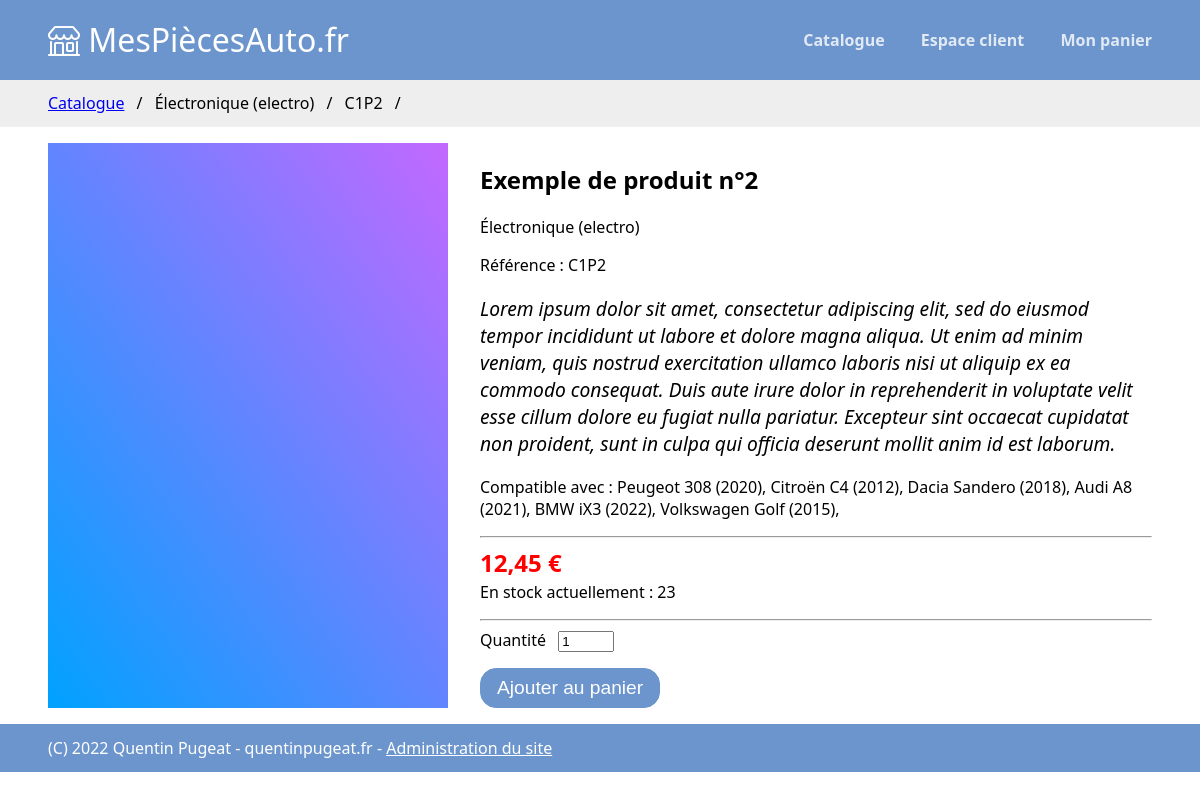
/catalogue/2/, run on the app's committed database.
### boutique/models.py (models this page shows, shortened)
class Categorie(models.Model):
    slug = models.CharField(max_length=50, unique=True,
                            help_text='Indiquer une version simplifiée du nom de la catégorie, sans espace.')
    nom = models.CharField(max_length=100)
    class Meta:
        verbose_name = 'catégorie'
    def __str__(self):
        return f"{self.nom} ({self.slug})"

class Produit(models.Model):
    reference = models.CharField(max_length=50, verbose_name='référence', help_text='Numéro ou code permettant d\'identifier votre produit')
    nom = models.CharField(max_length=255)
    descriptif = models.TextField(
        help_text='Donner une description aussi précise que possible')
    prix_ttc = models.DecimalField(
        decimal_places=2, max_digits=5, verbose_name='prix TTC')
    stock = models.IntegerField(
        help_text='Nombre de pièces actuellement en stock')
    categorie = models.ForeignKey(
        to=Categorie, on_delete=models.RESTRICT, verbose_name='Catégorie')
    modeles_compatibles = models.ManyToManyField(
        to=Modele, verbose_name='Modèles compatibles')

class Modele(models.Model):
    nom = models.CharField(max_length=200)
    annee = models.IntegerField(verbose_name='année')
    constructeur = models.ForeignKey(
        to=Constructeur, on_delete=models.RESTRICT)
    class Meta:
        verbose_name = 'modèle de véhicule'
        verbose_name_plural = 'modèles de véhicule'

class Constructeur(models.Model):
    slug = models.CharField(max_length=200)
    nom = models.CharField(max_length=200)
    def __str__(self):
        return self.nom

### boutique/views/catalogue.py (the view)
# urls.py: path('catalogue/<int:product_id>/', catalogue.view_product, name='view_product'),
@cache_page(60)
def view_product(request, product_id, msg=''):
    product = Produit.objects.get(id=product_id)
    if product.stock == 0:
        msg = 'Ce produit est indisponible pour le moment.'
    context = {
        'breadcrumb': [
            {'url': '/catalogue/', 'title': 'Catalogue', 'active': True},
            {'url': f'/catalogue/',
             'title': product.categorie, 'active': False},
            {'url': f'/catalogue/{product_id}',
             'title': product.reference, 'active': False}
        ],
        'product': product,
        'modeles_compatibles': product.modeles_compatibles.all(),
        'msg': msg
    }
    return render(request, 'catalogue/product_view.html', context)

### boutique/templates/catalogue/product_view.html (shortened to what this page needs)
{% extends "base.html" %}
{% block content %}
<div class="catalogue-global-div">
    <div class="catalogue-image"></div>
    <div class="catalogue-content">
        <h2>{{product.nom}}</h2>
        <p>{{product.categorie}}</p>
        <p>Référence : {{product.reference}}</p>
        <p class="produit-descriptif">{{product.descriptif}}</p>
        <p>Compatible avec : {% for modele in modeles_compatibles %}{{modele.constructeur}} {{modele.nom}} ({{modele.annee}}), {% endfor %}</p>
        <hr>
        <p class="prix-ttc">{{product.prix_ttc}} €</p>
        <p class="stock">En stock actuellement : {{product.stock}}</p>
        {% if product.stock > 0 %}
        <hr>
        <form action="/catalogue/{{product.id}}/ajouter" method="POST">
            <div>
                <label for="qte" style="margin-right: .5rem;">Quantité</label>
                <input type="number" id="qte" name="qte" value="1" min="1" max="{{product.stock}}">
            </div>
            <button type="submit" class="add-panier-btn" href="#">Ajouter au panier</button>
        </form>
        {% endif %}
    </div>
</div>
{% endblock %}

### boutique/templates/base.html (shortened to what this page needs)
{% load static %}
<!DOCTYPE html>
<html lang="fr-fr">
<head>
    <link rel="stylesheet" href="https://cdn.jsdelivr.net/npm/bootstrap-icons@1.8.2/font/bootstrap-icons.css">
    <link rel="stylesheet" href="{% static 'stylesheets/header.css' %}">
    <link rel="stylesheet" href="{% static 'stylesheets/footer.css' %}">
    <link rel="stylesheet" href="{% static 'stylesheets/layout.css' %}">
    <link rel="stylesheet" href="{% static 'stylesheets/fonts.css' %}">
    <link rel="stylesheet" href="{% static 'stylesheets/list.css' %}">
    <link rel="stylesheet" href="{% static 'stylesheets/forms.css' %}">
    <link rel="stylesheet" href="{% static 'stylesheets/controls.css' %}">
    <link rel="stylesheet" href="{% static 'stylesheets/tables.css' %}">
    <link rel="stylesheet" href="{% static 'stylesheets/print.css' %}" media="print">
    <link rel="stylesheet" href="{% static 'stylesheets/catalogue.css' %}">
    <link rel="stylesheet" href="{% static 'stylesheets/panier.css' %}">
    <link rel="stylesheet" href="{% static 'stylesheets/commandes.css' %}">
    <link rel="stylesheet" href="{% static 'stylesheets/reclamations.css' %}">
</head>
<body>
    <header>
        <div class="navbar-title">
            <i class="bi bi-shop"></i>
            <span>MesPiècesAuto.fr</span>
        </div>
        <nav>
            <ul>
                <li><a href="/">Catalogue</a></li>
                <li><a href="/espaceclient/">Espace client</a></li>
                <li><a href="/espaceclient/panier">Mon panier</a></li>
            </ul>
        </nav>
    </header>
    <section class="breadcrumb-section">
        <ul>
        {% for page in breadcrumb %}
            <li>
            {% if page.active %}
                <a href="{{page.url}}">{{page.title}}</a>
            {% else %}
                {{page.title}}
            {% endif %}
            </li><li>/</li>
        {% endfor %}
        </ul>
    </section>
    <section class="content-section">
        {% block content %}{% endblock %}
    </section>
    <footer>
        (C) 2022 Quentin Pugeat - quentinpugeat.fr - <a href="/admin">Administration du site</a>
    </footer>
</body>
</html>

### boutique/static/stylesheets/header.css (style rules this page uses)
header { background-color: #6b95cc; color:white; padding: .8rem 3rem; display: flex; flex-wrap: wrap; align-items: center; justify-content: space-between; overflow: hidden; }
header .navbar-title { font-size: 2rem; white-space: nowrap; }
header nav ul { list-style: none; padding-left: 0; }
header nav ul li { font-weight: bold; display: inline; margin: 0 1rem; opacity: .8; transition: opacity ease .25s; }
header nav ul li a { color: white; text-decoration: none; }
header nav ul li:first-child { margin-left:0 }
header nav ul li:last-child { margin-right:0 }

### boutique/static/stylesheets/footer.css (style rules this page uses)
footer { background-color: #6b95cc; color: white; padding: .8rem 3rem; }
footer a { color: white; }

### boutique/static/stylesheets/layout.css (style rules this page uses)
body { margin: 0; }
.breadcrumb-section { background-color: #eee; padding: .8rem 3rem; }
.breadcrumb-section ul { margin: 0; padding: 0; }
.breadcrumb-section ul li { display: inline; }
.breadcrumb-section ul li { display: inline; margin: 0 .25rem; }
.breadcrumb-section ul li:first-child { margin-left:0 }
.breadcrumb-section ul li:last-child { margin-right:0 }
.content-section { padding: 1rem 3rem; }

### boutique/static/stylesheets/controls.css (style rules this page uses)
.panier-action-btn, button, .btn { border: none; display: inline-block; padding: .8rem 1rem; border-radius: 8px; text-decoration: none; cursor: pointer; }

### boutique/static/stylesheets/catalogue.css (style rules this page uses)
.catalogue-global-div { display: flex; flex-direction: row; flex-wrap: wrap; gap: 2rem; }
.catalogue-image { background-image: linear-gradient(to top right, rgb(0, 162, 255), rgb(195, 104, 255)); padding: 2rem; flex:1; min-height: 200px; }
.catalogue-content { flex:2; min-width: 50%; }
.produit-descriptif { font-style: italic; font-size: 1.2rem; white-space:pre-wrap; }
.prix-ttc { font-weight: bold; color: red; font-size: 1.5rem; margin-top: 0; margin-bottom: 2px; }
.stock { margin-top: 2px; }
.add-panier-btn { display: inline-block; border: solid #6b95cc 1px; border-radius: 1rem; padding: .5rem 1rem; text-decoration: none; background-color: #6b95cc; color: white; margin-top: 1rem; font-size: 1.2rem; cursor: pointer; }

### data on the page
Categorie: title "Électronique (electro)"
Produit: title "C1P2", nom "Exemple de produit n°2", categorie "Électronique (electro)", reference "C1P2", descriptif "Lorem ipsum dolor sit amet, consectetur adipiscing elit, sed do eiusmod tempor incididunt ut labore et dolore magna aliqua. Ut enim ad minim veniam, quis nostrud exercitation ullamco laboris nisi ut aliquip ex ea commodo consequat. Duis aute irure dolor in reprehenderit in voluptate velit esse cillum dolore eu fugiat nulla pariatur. Excepteur sint occaecat cupidatat non proident, sunt in culpa qui officia deserunt mollit anim id est laborum.", prix_ttc "12,45", stock "23"
Modele: constructeur "Peugeot", nom "308", annee "2020"
Modele: constructeur "Citroën", nom "C4", annee "2012"
Modele: constructeur "Dacia", nom "Sandero", annee "2018"
Modele: constructeur "Audi", nom "A8", annee "2021"
Modele: constructeur "BMW", nom "iX3", annee "2022"
Modele: constructeur "Volkswagen", nom "Golf", annee "2015"

### other printed values
{{ page.title }} "Catalogue"
